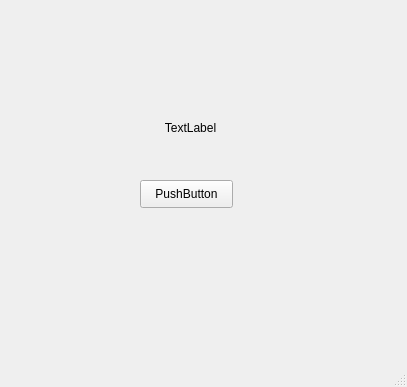
<?xml version="1.0" encoding="UTF-8"?>
<ui version="4.0">
 <class>MainWindow</class>
 <widget class="QMainWindow" name="MainWindow">
  <property name="geometry">
   <rect>
    <x>0</x>
    <y>0</y>
    <width>407</width>
    <height>387</height>
   </rect>
  </property>
  <property name="windowTitle">
   <string>MainWindow</string>
  </property>
  <widget class="QWidget" name="centralwidget">
   <widget class="QLabel" name="label">
    <property name="geometry">
     <rect>
      <x>40</x>
      <y>120</y>
      <width>301</width>
      <height>16</height>
     </rect>
    </property>
    <property name="text">
     <string>TextLabel</string>
    </property>
    <property name="alignment">
     <set>Qt::AlignCenter</set>
    </property>
   </widget>
   <widget class="QPushButton" name="pushButton">
    <property name="geometry">
     <rect>
      <x>140</x>
      <y>180</y>
      <width>93</width>
      <height>28</height>
     </rect>
    </property>
    <property name="text">
     <string>PushButton</string>
    </property>
   </widget>
  </widget>
  <widget class="QMenuBar" name="menubar">
   <property name="geometry">
    <rect>
     <x>0</x>
     <y>0</y>
     <width>407</width>
     <height>26</height>
    </rect>
   </property>
  </widget>
  <widget class="QStatusBar" name="statusbar"/>
 </widget>
 <resources/>
 <connections/>
</ui>
